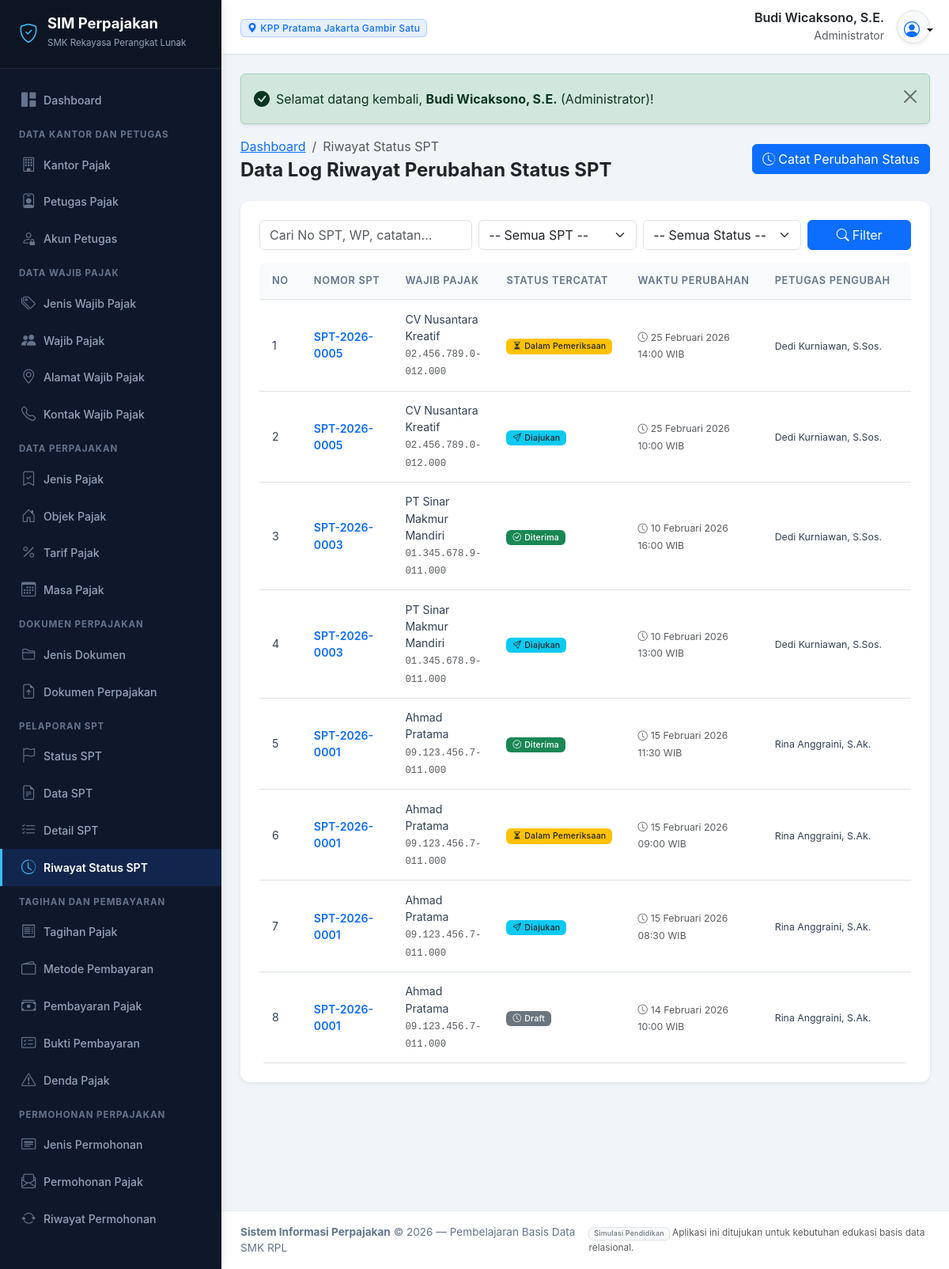
The page /modules/riwayat_status_spt/index.php (signed in) on the database its author committed.
### tables this page shows
CREATE TABLE `akun_petugas` (
  `id_akun` INT AUTO_INCREMENT PRIMARY KEY,
  `id_petugas` INT NOT NULL UNIQUE,
  `nama_pengguna` VARCHAR(50) NOT NULL UNIQUE,
  `kata_sandi` VARCHAR(255) NOT NULL,
  `peran` VARCHAR(50) NOT NULL,
  `status_akun` ENUM('Aktif', 'Nonaktif') DEFAULT 'Aktif',
  `terakhir_masuk` DATETIME NULL,
  `created_at` TIMESTAMP DEFAULT CURRENT_TIMESTAMP,
  CONSTRAINT `fk_akun_petugas` FOREIGN KEY (`id_petugas`) 
    REFERENCES `petugas_pajak` (`id_petugas`) ON UPDATE CASCADE ON DELETE CASCADE
);

CREATE TABLE `kantor_pajak` (
  `id_kantor` INT AUTO_INCREMENT PRIMARY KEY,
  `kode_kantor` VARCHAR(20) NOT NULL UNIQUE,
  `nama_kantor` VARCHAR(150) NOT NULL,
  `alamat` TEXT NOT NULL,
  `kota` VARCHAR(100) NOT NULL,
  `nomor_telepon` VARCHAR(30) NOT NULL,
  `email` VARCHAR(100) NOT NULL,
  `created_at` TIMESTAMP DEFAULT CURRENT_TIMESTAMP
);

CREATE TABLE `petugas_pajak` (
  `id_petugas` INT AUTO_INCREMENT PRIMARY KEY,
  `id_kantor` INT NOT NULL,
  `nama_petugas` VARCHAR(150) NOT NULL,
  `nomor_identitas` VARCHAR(50) NOT NULL UNIQUE,
  `jabatan` VARCHAR(100) NOT NULL,
  `nomor_telepon` VARCHAR(30) NOT NULL,
  `email` VARCHAR(100) NOT NULL,
  `status` ENUM('Aktif', 'Nonaktif') DEFAULT 'Aktif',
  `created_at` TIMESTAMP DEFAULT CURRENT_TIMESTAMP,
  CONSTRAINT `fk_petugas_kantor` FOREIGN KEY (`id_kantor`) 
    REFERENCES `kantor_pajak` (`id_kantor`) ON UPDATE CASCADE ON DELETE RESTRICT
);

CREATE TABLE `riwayat_status_spt` (
  `id_riwayat_spt` INT AUTO_INCREMENT PRIMARY KEY,
  `id_spt` INT NOT NULL,
  `id_status_spt` INT NOT NULL,
  `id_petugas` INT NULL,
  `tanggal_perubahan` DATETIME NOT NULL,
  `catatan` TEXT NULL,
  CONSTRAINT `fk_riwayat_spt` FOREIGN KEY (`id_spt`) 
    REFERENCES `spt` (`id_spt`) ON UPDATE CASCADE ON DELETE CASCADE,
  CONSTRAINT `fk_riwayat_status` FOREIGN KEY (`id_status_spt`) 
    REFERENCES `status_spt` (`id_status_spt`) ON UPDATE CASCADE ON DELETE RESTRICT,
  CONSTRAINT `fk_riwayat_petugas` FOREIGN KEY (`id_petugas`) 
    REFERENCES `petugas_pajak` (`id_petugas`) ON UPDATE CASCADE ON DELETE SET NULL
);

CREATE TABLE `spt` (
  `id_spt` INT AUTO_INCREMENT PRIMARY KEY,
  `nomor_spt` VARCHAR(50) NOT NULL UNIQUE,
  `id_wajib_pajak` INT NOT NULL,
  `id_jenis_pajak` INT NOT NULL,
  `id_masa_pajak` INT NOT NULL,
  `id_status_spt` INT NOT NULL,
  `id_petugas` INT NULL,
  `tanggal_pelaporan` DATE NOT NULL,
  `total_pajak` DECIMAL(15,2) NOT NULL DEFAULT 0.00,
  `keterangan` TEXT NULL,
  CONSTRAINT `fk_spt_wp` FOREIGN KEY (`id_wajib_pajak`) 
    REFERENCES `wajib_pajak` (`id_wajib_pajak`) ON UPDATE CASCADE ON DELETE RESTRICT,
  CONSTRAINT `fk_spt_jenis` FOREIGN KEY (`id_jenis_pajak`) 
    REFERENCES `jenis_pajak` (`id_jenis_pajak`) ON UPDATE CASCADE ON DELETE RESTRICT,
  CONSTRAINT `fk_spt_masa` FOREIGN KEY (`id_masa_pajak`) 
    REFERENCES `masa_pajak` (`id_masa_pajak`) ON UPDATE CASCADE ON DELETE RESTRICT,
  CONSTRAINT `fk_spt_status` FOREIGN KEY (`id_status_spt`) 
    REFERENCES `status_spt` (`id_status_spt`) ON UPDATE CASCADE ON DELETE RESTRICT,
  CONSTRAINT `fk_spt_petugas` FOREIGN KEY (`id_petugas`) 
    REFERENCES `petugas_pajak` (`id_petugas`) ON UPDATE CASCADE ON DELETE SET NULL
);

CREATE TABLE `wajib_pajak` (
  `id_wajib_pajak` INT AUTO_INCREMENT PRIMARY KEY,
  `id_jenis_wajib_pajak` INT NOT NULL,
  `id_kantor` INT NOT NULL,
  `nomor_npwp` VARCHAR(30) NOT NULL UNIQUE,
  `nama_wajib_pajak` VARCHAR(150) NOT NULL,
  `tanggal_pendaftaran` DATE NOT NULL,
  `tanggal_lahir` DATE NULL,
  `jenis_kelamin` ENUM('Laki-laki', 'Perempuan', 'Lainnya') NULL,
  `status_wajib_pajak` ENUM('Aktif', 'Nonaktif', 'Suspen') DEFAULT 'Aktif',
  `created_at` TIMESTAMP DEFAULT CURRENT_TIMESTAMP,
  CONSTRAINT `fk_wp_jenis` FOREIGN KEY (`id_jenis_wajib_pajak`) 
    REFERENCES `jenis_wajib_pajak` (`id_jenis_wajib_pajak`) ON UPDATE CASCADE ON DELETE RESTRICT,
  CONSTRAINT `fk_wp_kantor` FOREIGN KEY (`id_kantor`) 
    REFERENCES `kantor_pajak` (`id_kantor`) ON UPDATE CASCADE ON DELETE RESTRICT
);

CREATE TABLE `status_spt` (
  `id_status_spt` INT AUTO_INCREMENT PRIMARY KEY,
  `nama_status` VARCHAR(50) NOT NULL UNIQUE,
  `keterangan` TEXT NULL
);

### modules/riwayat_status_spt/index.php (the view, shortened to what this page needs)
<?php
require_once __DIR__ . '/../../includes/header.php';
$cari = bersihkan($_GET['cari'] ?? '');
$filter_spt = (int)($_GET['spt'] ?? 0);
$halaman = max(1, (int)($_GET['halaman'] ?? 1));
$limit = 10;
$offset = ($halaman - 1) * $limit;
$where = "WHERE 1=1";
$params = [];
$query = "
    SELECT r.*, s.nomor_spt, wp.nama_wajib_pajak, wp.nomor_npwp, st.nama_status, p.nama_petugas, p.jabatan
    FROM riwayat_status_spt r
    JOIN spt s ON r.id_spt = s.id_spt
    JOIN status_spt st ON r.id_status_spt = st.id_status_spt
    JOIN wajib_pajak wp ON s.id_wajib_pajak = wp.id_wajib_pajak
    LEFT JOIN petugas_pajak p ON r.id_petugas = p.id_petugas
    $where
    ORDER BY r.id_riwayat_spt DESC
    LIMIT $limit OFFSET $offset
";
$data_list = ambil_semua($query, $params);
?>
<div class="d-flex flex-column flex-md-row justify-content-between align-items-md-center mb-4 gap-2">
    <div>
        <nav aria-label="breadcrumb">
            <ol class="breadcrumb mb-1">
                <li class="breadcrumb-item"><a href="<?= base_url('dashboard.php') ?>">Dashboard</a></li>
                <li class="breadcrumb-item active" aria-current="page">Riwayat Status SPT</li>
            </ol>
        </nav>
        <h4 class="fw-bold mb-0 text-dark">Data Log Riwayat Perubahan Status SPT</h4>
    </div>
    <div>
        <a href="tambah.php<?= $filter_spt ? '?id_spt=' . $filter_spt : '' ?>" class="btn btn-primary">
            <i class="bi bi-clock-history me-1"></i>Catat Perubahan Status
        </a>
    </div>
</div>
<div class="card border-0 shadow-sm">
    <div class="card-body p-3 p-md-4">
        <form method="GET" class="row g-2 mb-3">
            <div class="col-12 col-md-4">
                <input type="text" name="cari" class="form-control" placeholder="Cari No SPT, WP, catatan..." value="<?= escape($cari) ?>">
            </div>
            <div class="col-6 col-md-3">
                <select name="spt" class="form-select" onchange="this.form.submit()">
                    <option value="0">-- Semua SPT --</option>
                </select>
            </div>
            <div class="col-6 col-md-3">
                <select name="status" class="form-select" onchange="this.form.submit()">
                    <option value="0">-- Semua Status --</option>
                </select>
            </div>
            <div class="col-12 col-md-2 d-flex gap-1">
                <button class="btn btn-primary flex-grow-1" type="submit"><i class="bi bi-search me-1"></i>Filter</button>
            </div>
        </form>
        <div class="table-responsive">
            <table class="table table-hover align-middle mb-0">
                <thead>
                    <tr>
                        <th style="width: 50px;">No</th>
                        <th>Nomor SPT</th>
                        <th>Wajib Pajak</th>
                        <th>Status Tercatat</th>
                        <th>Waktu Perubahan</th>
                        <th>Petugas Pengubah</th>
                        <th>Catatan Perubahan</th>
                    </tr>
                </thead>
                <tbody>
                    <?php if (empty($data_list)): ?>
                        <tr><td colspan="8" class="text-center py-4 text-muted">Tidak ada riwayat status SPT ditemukan.</td></tr>
                    <?php else: ?>
                        <?php $no = $offset + 1; foreach ($data_list as $row): ?>
                            <tr>
                                <td><?= $no++ ?></td>
                                <td>
                                    <a href="../spt/detail.php?id=<?= $row['id_spt'] ?>" class="fw-semibold text-decoration-none">
                                        <?= escape($row['nomor_spt']) ?>
                                    </a>
                                </td>
                                <td>
                                    <div><?= escape($row['nama_wajib_pajak']) ?></div>
                                    <small class="text-muted font-monospace"><?= escape($row['nomor_npwp']) ?></small>
                                </td>
                                <td><?= badge_status($row['nama_status']) ?></td>
                                <td><small class="text-muted"><i class="bi bi-clock me-1"></i><?= format_tanggal($row['tanggal_perubahan'], true) ?></small></td>
                                <td><small><?= escape($row['nama_petugas'] ?: 'Sistem') ?></small></td>
                                <td><small class="text-truncate d-inline-block" style="max-width: 250px;"><?= escape($row['catatan'] ?: '-') ?></small></td>
                            </tr>
                        <?php endforeach; ?>
                    <?php endif; ?>
                </tbody>
            </table>
        </div>
    </div>
</div>
<?php require_once __DIR__ . '/../../includes/footer.php'; ?>

### includes/header.php (shortened to what this page needs)
<?php
require_once __DIR__ . '/fungsi.php';
$user_aktif = pengguna_login();
$nama_user = $user_aktif['nama_petugas'] ?? $_SESSION['nama_pengguna'] ?? 'Petugas';
$peran_user = $user_aktif['peran'] ?? 'Petugas Pajak';
$kantor_user = $user_aktif['nama_kantor'] ?? 'Kantor Pajak';
?>
<!DOCTYPE html>
<html lang="id">
<head>
    <link rel="stylesheet" href="<?= base_url('assets/css/bootstrap.min.css') ?>">
    <link rel="stylesheet" href="<?= base_url('assets/css/bootstrap-icons.min.css') ?>">
    <link rel="stylesheet" href="<?= base_url('assets/css/style.css') ?>">
    <link rel="stylesheet" href="https://cdn.jsdelivr.net/npm/bootstrap-icons@1.11.3/font/bootstrap-icons.min.css" onerror="this.onerror=null;">
</head>
<body>
<div class="app-wrapper">
    <?php require_once __DIR__ . '/sidebar.php'; ?>
    <div class="app-content">
        <header class="app-header">
            <div class="d-flex align-items-center">
                <div class="d-none d-sm-block">
                    <span class="badge bg-primary bg-opacity-10 text-primary border border-primary border-opacity-25 px-2 py-1">
                        <i class="bi bi-geo-alt-fill me-1"></i><?= escape($kantor_user) ?>
                    </span>
                </div>
            </div>
            <div class="d-flex align-items-center gap-3">
                <div class="text-end d-none d-md-block">
                    <div class="fw-semibold text-dark lh-sm"><?= escape($nama_user) ?></div>
                    <small class="text-muted"><?= escape($peran_user) ?></small>
                </div>
                <div class="dropdown">
                    <button class="btn btn-light rounded-circle p-2 border shadow-sm dropdown-toggle" type="button" id="userDropdown" data-bs-toggle="dropdown" aria-expanded="false" style="width: 42px; height: 42px;">
                        <i class="bi bi-person-circle fs-5 text-primary"></i>
                    </button>
                </div>
            </div>
        </header>
        <main class="p-3 p-md-4 flex-grow-1">
            <?php tampilkan_flash(); ?>

### includes/fungsi.php (shortened to what this page needs)
<?php
require_once __DIR__ . '/../config/koneksi.php';
function base_url($path = '') {
    $scriptName = str_replace('\\', '/', $_SERVER['SCRIPT_NAME'] ?? '');
    $base = '';
    if (stripos($scriptName, '/sistem-perpajakan') !== false) {
        $base = '/sistem-perpajakan';
    } elseif (stripos($scriptName, '/Perpajakan') !== false) {
        $base = '/Perpajakan';
    } else {
        $base = '';
    }
    $path = ltrim($path, '/');
    return $base ? $base . '/' . $path : '/' . $path;
}
function escape($data) {
    return htmlspecialchars((string)$data, ENT_QUOTES, 'UTF-8');
}
function bersihkan($data) {
    return trim($data ?? '');
}
function tampilkan_flash() {
    if (!empty($_SESSION['flash'])) {
        $flash = $_SESSION['flash'];
        $ikon = 'info-circle';
        if ($flash['tipe'] === 'success') $ikon = 'check-circle-fill';
        echo '<div class="alert alert-' . escape($flash['tipe']) . ' alert-dismissible fade show d-flex align-items-center shadow-sm" role="alert">';
        echo '  <i class="bi bi-' . $ikon . ' me-2 fs-5"></i>';
        echo '  <div class="flex-grow-1">' . $flash['pesan'] . '</div>';
        echo '  <button type="button" class="btn-close" data-bs-dismiss="alert" aria-label="Tutup"></button>';
        echo '</div>';
    }
}
function pengguna_login() {
    global $koneksi;
    $stmt = $koneksi->prepare("
        SELECT a.*, p.nama_petugas, p.nomor_identitas, p.jabatan, p.email, k.nama_kantor, k.kode_kantor
        FROM akun_petugas a
        JOIN petugas_pajak p ON a.id_petugas = p.id_petugas
        JOIN kantor_pajak k ON p.id_kantor = k.id_kantor
        WHERE a.id_akun = ?
    ");
    $stmt->execute([$_SESSION['akun_id']]);
    return $stmt->fetch();
}
function format_tanggal($tanggal, $dengan_waktu = false) {
    $bulanIndo = [
        1 => 'Januari', 'Februari', 'Maret', 'April', 'Mei', 'Juni',
        'Juli', 'Agustus', 'September', 'Oktober', 'November', 'Desember'
    ];
    $timestamp = strtotime($tanggal);
    $tgl = date('d', $timestamp);
    $bln = (int)date('m', $timestamp);
    $thn = date('Y', $timestamp);
    $hasil = $tgl . ' ' . ($bulanIndo[$bln] ?? '') . ' ' . $thn;
    if ($dengan_waktu) {
        $hasil .= ' ' . date('H:i', $timestamp) . ' WIB';
    }
    return $hasil;
}
function ambil_semua($sql, $params = []) {
    global $koneksi;
    $stmt = $koneksi->prepare($sql);
    $stmt->execute($params);
    return $stmt->fetchAll();
}
function badge_status($status) {
    $st = trim((string)$status);
    $warna = 'secondary';
    $ikon = 'dot';
    switch (strtolower($st)) {
        case 'aktif':
        case 'diterima':
        case 'lunas':
        case 'berhasil':
        case 'disetujui':
        case 'selesai':
            $warna = 'success';
            $ikon = 'check-circle';
            break;
        case 'dalam pemeriksaan':
        case 'diverifikasi':
        case 'dibayar sebagian':
        case 'perlu perbaikan':
        case 'menunggu konfirmasi':
            $warna = 'warning text-dark';
            $ikon = 'hourglass-split';
            break;
        case 'diajukan':
        case 'terbuka':
        case 'berjalan':
            $warna = 'info text-dark';
            $ikon = 'send';
            break;
        case 'draft':
        case 'belum bayar':
        case 'tutup buku':
            $warna = 'secondary';
            $ikon = 'clock';
            break;
    }
    return '<span class="badge bg-' . $warna . ' px-2 py-1"><i class="bi bi-' . $ikon . ' me-1"></i>' . escape($st) . '</span>';
}

### assets/css/style.css (style rules this page uses)
:root { --primary-color: #1e3a8a; --primary-light: #3b82f6; --primary-dark: #0f172a; --secondary-color: #0d9488; --accent-gold: #f59e0b; --bg-main: #f1f5f9; --sidebar-bg: #0f172a; --sidebar-hover: #1e293b; --sidebar-active: #2563eb; --card-border: #e2e8f0; }
body { background-color: var(--bg-main); font-family: -apple-system, BlinkMacSystemFont, "Segoe UI", Roboto, "Helvetica Neue", Arial, sans-serif; color: #334155; min-height: 100vh; display: flex; flex-direction: column; }
.app-wrapper { display: flex; min-height: 100vh; width: 100%; }
.app-content { flex-grow: 1; display: flex; flex-direction: column; min-width: 0; background-color: var(--bg-main); }
.app-header { background-color: #ffffff; border-bottom: 1px solid #e2e8f0; padding: 0.75rem 1.5rem; display: flex; align-items: center; justify-content: space-between; box-shadow: 0 1px 3px rgba(0,0,0,0.03); position: sticky; top: 0; z-index: 1010; }
.card { border: 1px solid var(--card-border); border-radius: 0.75rem; box-shadow: 0 1px 3px rgba(0,0,0,0.05); background: #ffffff; }
.table-responsive { border-radius: 0.5rem; }
.table th { font-size: 0.8rem; text-transform: uppercase; letter-spacing: 0.05em; font-weight: 600; color: #64748b; background-color: #f8fafc; border-top: none; white-space: nowrap; padding: 0.85rem 1rem; }
.table td { padding: 0.85rem 1rem; vertical-align: middle; font-size: 0.88rem; color: #334155; }
.badge { font-weight: 500; letter-spacing: 0.02em; }

### rows shown on the page
akun_petugas: kantor_pajak.nama_kantor "KPP Pratama Jakarta Gambir Satu", id_petugas.nama_petugas "Budi Wicaksono, S.E.", peran "Administrator"
riwayat_status_spt: id_spt.nomor_spt "SPT-2026-0005", wajib_pajak.nama_wajib_pajak "CV Nusantara Kreatif", wajib_pajak.nomor_npwp "02.456.789.0-012.000", id_status_spt.nama_status "Dalam Pemeriksaan", tanggal_perubahan "25 Februari 2026 14:00 WIB", id_petugas.nama_petugas "Dedi Kurniawan, S.Sos."
riwayat_status_spt: id_spt.nomor_spt "SPT-2026-0005", wajib_pajak.nama_wajib_pajak "CV Nusantara Kreatif", wajib_pajak.nomor_npwp "02.456.789.0-012.000", id_status_spt.nama_status "Diajukan", tanggal_perubahan "25 Februari 2026 10:00 WIB", id_petugas.nama_petugas "Dedi Kurniawan, S.Sos."
riwayat_status_spt: id_spt.nomor_spt "SPT-2026-0003", wajib_pajak.nama_wajib_pajak "PT Sinar Makmur Mandiri", wajib_pajak.nomor_npwp "01.345.678.9-011.000", id_status_spt.nama_status "Diterima", tanggal_perubahan "10 Februari 2026 16:00 WIB", id_petugas.nama_petugas "Dedi Kurniawan, S.Sos."
riwayat_status_spt: id_spt.nomor_spt "SPT-2026-0003", wajib_pajak.nama_wajib_pajak "PT Sinar Makmur Mandiri", wajib_pajak.nomor_npwp "01.345.678.9-011.000", id_status_spt.nama_status "Diajukan", tanggal_perubahan "10 Februari 2026 13:00 WIB", id_petugas.nama_petugas "Dedi Kurniawan, S.Sos."
riwayat_status_spt: id_spt.nomor_spt "SPT-2026-0001", wajib_pajak.nama_wajib_pajak "Ahmad Pratama", wajib_pajak.nomor_npwp "09.123.456.7-011.000", id_status_spt.nama_status "Diterima", tanggal_perubahan "15 Februari 2026 11:30 WIB", id_petugas.nama_petugas "Rina Anggraini, S.Ak."
riwayat_status_spt: id_spt.nomor_spt "SPT-2026-0001", wajib_pajak.nama_wajib_pajak "Ahmad Pratama", wajib_pajak.nomor_npwp "09.123.456.7-011.000", id_status_spt.nama_status "Dalam Pemeriksaan", tanggal_perubahan "15 Februari 2026 09:00 WIB", id_petugas.nama_petugas "Rina Anggraini, S.Ak."
riwayat_status_spt: id_spt.nomor_spt "SPT-2026-0001", wajib_pajak.nama_wajib_pajak "Ahmad Pratama", wajib_pajak.nomor_npwp "09.123.456.7-011.000", id_status_spt.nama_status "Diajukan", tanggal_perubahan "15 Februari 2026 08:30 WIB", id_petugas.nama_petugas "Rina Anggraini, S.Ak."
riwayat_status_spt: id_spt.nomor_spt "SPT-2026-0001", wajib_pajak.nama_wajib_pajak "Ahmad Pratama", wajib_pajak.nomor_npwp "09.123.456.7-011.000", id_status_spt.nama_status "Draft", tanggal_perubahan "14 Februari 2026 10:00 WIB", id_petugas.nama_petugas "Rina Anggraini, S.Ak."

### other values the page prints
$flash['pesan'] "Selamat datang kembali, Budi Wicaksono, S.E. (Administrator)!"
